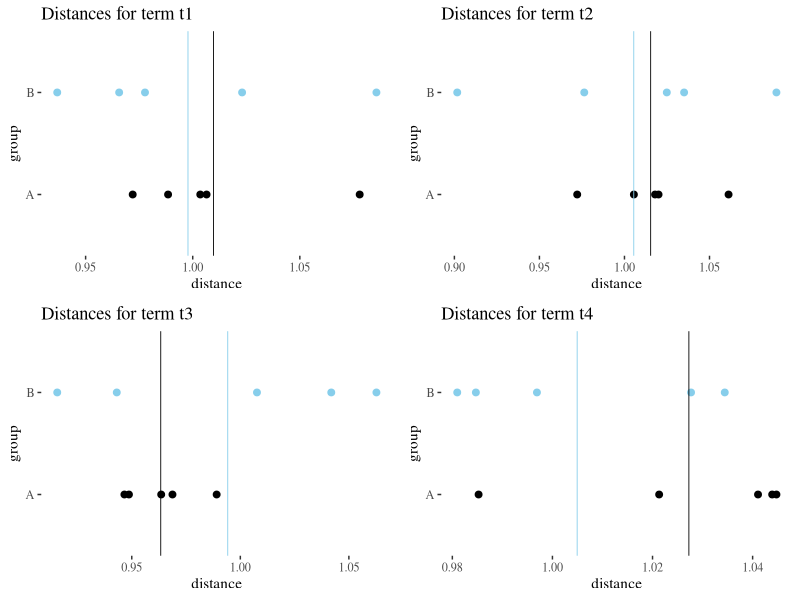
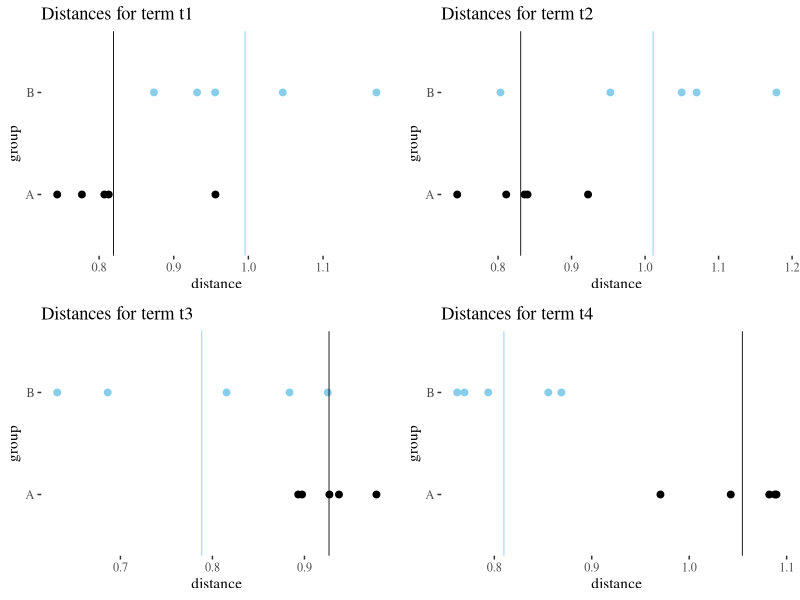

Reproduce these figures in R, in order.

library(ggplot2)
library(ggthemes)
library(gridExtra)

set.seed(123)
t1 <- data.frame(A  = rnorm(5,1,0.05), B = rnorm(5,1,0.05))
t2 <- data.frame(A  = rnorm(5,1,0.05), B = rnorm(5,1,0.05))

t3 <- data.frame(A  = rnorm(5,1,0.05), B = rnorm(5,1,0.05))
t4 <- data.frame(A  = rnorm(5,1,0.05), B = rnorm(5,1,0.05))


t1Plot <- ggplot(t1)+geom_point(aes(y = 0, x = A), size = 2)+geom_point(aes(y = 0.1, x = B), col = "skyblue", size = 2)+theme_tufte()+xlab("distance")+scale_y_continuous(limits = c(-.05,.15),breaks = c(0,0.1), labels = c("A","B"))+ylab("group") + geom_vline(aes(xintercept = mean(A)), size = 0.3) + geom_vline(aes(xintercept = mean(B)), size = 0.3, col = "skyblue") +ggtitle("Distances for term t1")

t2Plot <- ggplot(t2)+geom_point(aes(y = 0, x = A), size = 2)+geom_point(aes(y = 0.1, x = B), col = "skyblue", size = 2)+theme_tufte()+xlab("distance")+scale_y_continuous(limits = c(-.05,.15),breaks = c(0,0.1), labels = c("A","B"))+ylab("group") + geom_vline(aes(xintercept = mean(A)), size = 0.3) + geom_vline(aes(xintercept = mean(B)), size = 0.3, col = "skyblue") +ggtitle("Distances for term t2")


t3Plot <- ggplot(t3)+geom_point(aes(y = 0, x = A), size = 2)+geom_point(aes(y = 0.1, x = B), col = "skyblue", size = 2)+theme_tufte()+xlab("distance")+scale_y_continuous(limits = c(-.05,.15),breaks = c(0,0.1), labels = c("A","B"))+ylab("group") + geom_vline(aes(xintercept = mean(A)), size = 0.3) + geom_vline(aes(xintercept = mean(B)), size = 0.3, col = "skyblue") +ggtitle("Distances for term t3")

t4Plot <- ggplot(t4)+geom_point(aes(y = 0, x = A), size = 2)+geom_point(aes(y = 0.1, x = B), col = "skyblue", size = 2)+theme_tufte()+xlab("distance")+scale_y_continuous(limits = c(-.05,.15),breaks = c(0,0.1), labels = c("A","B"))+ylab("group") + geom_vline(aes(xintercept = mean(A)), size = 0.3) + geom_vline(aes(xintercept = mean(B)), size = 0.3, col = "skyblue") +ggtitle("Distances for term t4")


grid.arrange(t1Plot,t2Plot, t3Plot, t4Plot, ncol=2)




s <- function (table){ mean(table$A) - mean(table$B)}

AsDiff <- (s(t1) + s(t2))  - (s(t3)+s(t4))

AsDiff

factor <- sd(c(s(t1),s(t2),s(t3),s(t4)))

numerator <-  mean(s(t1),s(t2)) - mean(s(t3),s(t4))

bias <- numerator / factor

bias



# compare with a wide one with 0.1 difference
set.seed(123)
t1 <- data.frame(A  = rnorm(5,.8,0.1), B = rnorm(5,1,0.1))
t2 <- data.frame(A  = rnorm(5,.8,0.1), B = rnorm(5,1,0.1))

t3 <- data.frame(A  = rnorm(5,1,0.1), B = rnorm(5,.8,0.1))
t4 <- data.frame(A  = rnorm(5,1,0.1), B = rnorm(5,.8,0.1))


t1Plot <- ggplot(t1)+geom_point(aes(y = 0, x = A), size = 2)+geom_point(aes(y = 0.1, x = B), col = "skyblue", size = 2)+theme_tufte()+xlab("distance")+scale_y_continuous(limits = c(-.05,.15),breaks = c(0,0.1), labels = c("A","B"))+ylab("group") + geom_vline(aes(xintercept = mean(A)), size = 0.3) + geom_vline(aes(xintercept = mean(B)), size = 0.3, col = "skyblue") +ggtitle("Distances for term t1")

t2Plot <- ggplot(t2)+geom_point(aes(y = 0, x = A), size = 2)+geom_point(aes(y = 0.1, x = B), col = "skyblue", size = 2)+theme_tufte()+xlab("distance")+scale_y_continuous(limits = c(-.05,.15),breaks = c(0,0.1), labels = c("A","B"))+ylab("group") + geom_vline(aes(xintercept = mean(A)), size = 0.3) + geom_vline(aes(xintercept = mean(B)), size = 0.3, col = "skyblue") +ggtitle("Distances for term t2")


t3Plot <- ggplot(t3)+geom_point(aes(y = 0, x = A), size = 2)+geom_point(aes(y = 0.1, x = B), col = "skyblue", size = 2)+theme_tufte()+xlab("distance")+scale_y_continuous(limits = c(-.05,.15),breaks = c(0,0.1), labels = c("A","B"))+ylab("group") + geom_vline(aes(xintercept = mean(A)), size = 0.3) + geom_vline(aes(xintercept = mean(B)), size = 0.3, col = "skyblue") +ggtitle("Distances for term t3")

t4Plot <- ggplot(t4)+geom_point(aes(y = 0, x = A), size = 2)+geom_point(aes(y = 0.1, x = B), col = "skyblue", size = 2)+theme_tufte()+xlab("distance")+scale_y_continuous(limits = c(-.05,.15),breaks = c(0,0.1), labels = c("A","B"))+ylab("group") + geom_vline(aes(xintercept = mean(A)), size = 0.3) + geom_vline(aes(xintercept = mean(B)), size = 0.3, col = "skyblue") +ggtitle("Distances for term t4")


grid.arrange(t1Plot,t2Plot, t3Plot, t4Plot, ncol=2)




s <- function (table){ mean(table$A) - mean(table$B)}

AsDiff <- (s(t1) + s(t2))  - (s(t3)+s(t4))

AsDiff

factor <- sd(c(s(t1),s(t2),s(t3),s(t4)))

numerator <-  mean(s(t1),s(t2)) - mean(s(t3),s(t4))

bias <- numerator / factor

bias




